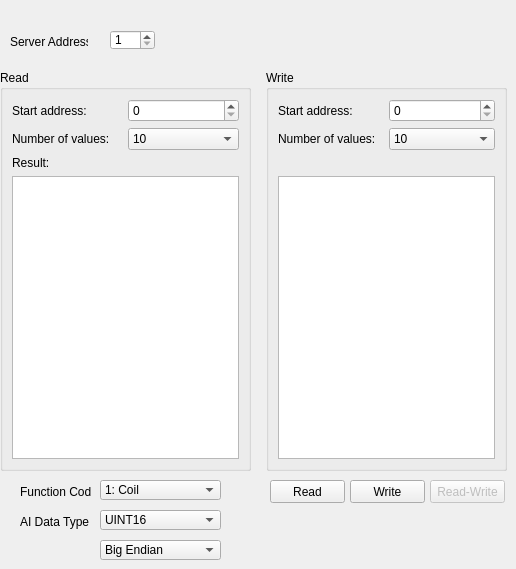
       <widget class="QWidget" name="tab_3">
        <attribute name="title">
         <string>Modbus Master</string>
        </attribute>
        <widget class="QPushButton" name="readWriteButton">
         <property name="enabled">
          <bool>false</bool>
         </property>
         <property name="geometry">
          <rect>
           <x>430</x>
           <y>480</y>
           <width>75</width>
           <height>23</height>
          </rect>
         </property>
         <property name="text">
          <string>Read-Write</string>
         </property>
        </widget>
        <widget class="QPushButton" name="writeButton">
         <property name="geometry">
          <rect>
           <x>350</x>
           <y>480</y>
           <width>75</width>
           <height>23</height>
          </rect>
         </property>
         <property name="text">
          <string>Write</string>
         </property>
        </widget>
        <widget class="QLabel" name="label_40">
         <property name="geometry">
          <rect>
           <x>10</x>
           <y>30</y>
           <width>78</width>
           <height>23</height>
          </rect>
         </property>
         <property name="sizePolicy">
          <sizepolicy hsizetype="Maximum" vsizetype="Preferred">
           <horstretch>0</horstretch>
           <verstretch>0</verstretch>
          </sizepolicy>
         </property>
         <property name="text">
          <string>Server Address:</string>
         </property>
        </widget>
        <widget class="QGroupBox" name="groupBox_2">
         <property name="geometry">
          <rect>
           <x>0</x>
           <y>70</y>
           <width>251</width>
           <height>401</height>
          </rect>
         </property>
         <property name="minimumSize">
          <size>
           <width>250</width>
           <height>0</height>
          </size>
         </property>
         <property name="title">
          <string>Read</string>
         </property>
         <layout class="QGridLayout" name="gridLayout_5">
          <item row="2" column="0">
           <widget class="QLabel" name="label_48">
            <property name="text">
             <string>Number of values:</string>
            </property>
           </widget>
          </item>
          <item row="2" column="1">
           <widget class="QComboBox" name="readSize_2">
            <property name="currentIndex">
             <number>9</number>
            </property>
            <item>
             <property name="text">
              <string>1</string>
             </property>
            </item>
            <item>
             <property name="text">
              <string>2</string>
             </property>
            </item>
            <item>
             <property name="text">
              <string>3</string>
             </property>
            </item>
            <item>
             <property name="text">
              <string>4</string>
             </property>
            </item>
            <item>
             <property name="text">
              <string>5</string>
             </property>
            </item>
            <item>
             <property name="text">
              <string>6</string>
             </property>
            </item>
            <item>
             <property name="text">
              <string>7</string>
             </property>
            </item>
            <item>
             <property name="text">
              <string>8</string>
             </property>
            </item>
            <item>
             <property name="text">
              <string>9</string>
             </property>
            </item>
            <item>
             <property name="text">
              <string>10</string>
             </property>
            </item>
           </widget>
          </item>
          <item row="0" column="0">
           <widget class="QLabel" name="label_47">
            <property name="text">
             <string>Start address:</string>
            </property>
           </widget>
          </item>
          <item row="3" column="0">
           <widget class="QLabel" name="label_49">
            <property name="text">
             <string>Result:</string>
            </property>
           </widget>
          </item>
          <item row="4" column="0" colspan="2">
           <widget class="QListWidget" name="readValue_2">
            <property name="minimumSize">
             <size>
              <width>0</width>
              <height>0</height>
             </size>
            </property>
           </widget>
          </item>
          <item row="0" column="1">
           <widget class="QSpinBox" name="readAddress_2">
            <property name="maximum">
             <number>9</number>
            </property>
           </widget>
          </item>
         </layout>
        </widget>
        <widget class="QGroupBox" name="writeGroupBox">
         <property name="geometry">
          <rect>
           <x>266</x>
           <y>70</y>
           <width>241</width>
           <height>401</height>
          </rect>
         </property>
         <property name="minimumSize">
          <size>
           <width>225</width>
           <height>0</height>
          </size>
         </property>
         <property name="title">
          <string>Write</string>
         </property>
         <layout class="QGridLayout" name="gridLayout_7">
          <item row="0" column="1">
           <widget class="QSpinBox" name="writeAddress_2">
            <property name="maximum">
             <number>9</number>
            </property>
           </widget>
          </item>
          <item row="4" column="0" colspan="2">
           <widget class="QTreeView" name="writeValueTable_2">
            <property name="showDropIndicator" stdset="0">
             <bool>true</bool>
            </property>
            <property name="alternatingRowColors">
             <bool>true</bool>
            </property>
            <property name="rootIsDecorated">
             <bool>false</bool>
            </property>
            <property name="uniformRowHeights">
             <bool>true</bool>
            </property>
            <property name="itemsExpandable">
             <bool>false</bool>
            </property>
            <property name="expandsOnDoubleClick">
             <bool>false</bool>
            </property>
            <attribute name="headerVisible">
             <bool>false</bool>
            </attribute>
           </widget>
          </item>
          <item row="1" column="0">
           <widget class="QLabel" name="label_51">
            <property name="text">
             <string>Number of values:</string>
            </property>
           </widget>
          </item>
          <item row="3" column="0">
           <widget class="QLabel" name="label_52">
            <property name="text">
             <string/>
            </property>
           </widget>
          </item>
          <item row="0" column="0">
           <widget class="QLabel" name="label_50">
            <property name="text">
             <string>Start address:</string>
            </property>
           </widget>
          </item>
          <item row="1" column="1">
           <widget class="QComboBox" name="writeSize_2">
            <property name="currentIndex">
             <number>9</number>
            </property>
            <item>
             <property name="text">
              <string>1</string>
             </property>
            </item>
            <item>
             <property name="text">
              <string>2</string>
             </property>
            </item>
            <item>
             <property name="text">
              <string>3</string>
             </property>
            </item>
            <item>
             <property name="text">
              <string>4</string>
             </property>
            </item>
            <item>
             <property name="text">
              <string>5</string>
             </property>
            </item>
            <item>
             <property name="text">
              <string>6</string>
             </property>
            </item>
            <item>
             <property name="text">
              <string>7</string>
             </property>
            </item>
            <item>
             <property name="text">
              <string>8</string>
             </property>
            </item>
            <item>
             <property name="text">
              <string>9</string>
             </property>
            </item>
            <item>
             <property name="text">
              <string>10</string>
             </property>
            </item>
           </widget>
          </item>
         </layout>
        </widget>
        <widget class="QPushButton" name="readButton">
         <property name="geometry">
          <rect>
           <x>270</x>
           <y>480</y>
           <width>75</width>
           <height>23</height>
          </rect>
         </property>
         <property name="sizePolicy">
          <sizepolicy hsizetype="Maximum" vsizetype="Fixed">
           <horstretch>0</horstretch>
           <verstretch>0</verstretch>
          </sizepolicy>
         </property>
         <property name="text">
          <string>Read</string>
         </property>
        </widget>
        <widget class="QSpinBox" name="serverEdit">
         <property name="geometry">
          <rect>
           <x>110</x>
           <y>30</y>
           <width>45</width>
           <height>20</height>
          </rect>
         </property>
         <property name="sizePolicy">
          <sizepolicy hsizetype="Maximum" vsizetype="Fixed">
           <horstretch>0</horstretch>
           <verstretch>0</verstretch>
          </sizepolicy>
         </property>
         <property name="minimum">
          <number>1</number>
         </property>
         <property name="maximum">
          <number>247</number>
         </property>
        </widget>
        <widget class="QLabel" name="label_54">
         <property name="geometry">
          <rect>
           <x>20</x>
           <y>480</y>
           <width>71</width>
           <height>23</height>
          </rect>
         </property>
         <property name="text">
          <string>Function Code</string>
         </property>
        </widget>
        <widget class="QComboBox" name="writeTable_3">
         <property name="geometry">
          <rect>
           <x>100</x>
           <y>480</y>
           <width>121</width>
           <height>20</height>
          </rect>
         </property>
         <item>
          <property name="text">
           <string>1: Coil</string>
          </property>
         </item>
         <item>
          <property name="text">
           <string>2: Discrete Input</string>
          </property>
         </item>
         <item>
          <property name="text">
           <string>3: Holding Rigister</string>
          </property>
         </item>
         <item>
          <property name="text">
           <string>4: Input Register</string>
          </property>
         </item>
        </widget>
        <widget class="QLabel" name="label_55">
         <property name="geometry">
          <rect>
           <x>20</x>
           <y>510</y>
           <width>71</width>
           <height>23</height>
          </rect>
         </property>
         <property name="text">
          <string>AI Data Type</string>
         </property>
        </widget>
        <widget class="QComboBox" name="writeTable_4">
         <property name="geometry">
          <rect>
           <x>100</x>
           <y>510</y>
           <width>121</width>
           <height>20</height>
          </rect>
         </property>
         <item>
          <property name="text">
           <string>UINT16</string>
          </property>
         </item>
         <item>
          <property name="text">
           <string>UINT32</string>
          </property>
         </item>
         <item>
          <property name="text">
           <string>Float 32</string>
          </property>
         </item>
         <item>
          <property name="text">
           <string> Float-Modicon</string>
          </property>
         </item>
        </widget>
        <widget class="QComboBox" name="writeTable_5">
         <property name="geometry">
          <rect>
           <x>100</x>
           <y>540</y>
           <width>121</width>
           <height>20</height>
          </rect>
         </property>
         <item>
          <property name="text">
           <string>Big Endian</string>
          </property>
         </item>
         <item>
          <property name="text">
           <string>Little Endian</string>
          </property>
         </item>
         <item>
          <property name="text">
           <string>Big Endian Byte Swap</string>
          </property>
         </item>
         <item>
          <property name="text">
           <string>Little Endian Byte Swap</string>
          </property>
         </item>
        </widget>
       </widget>
